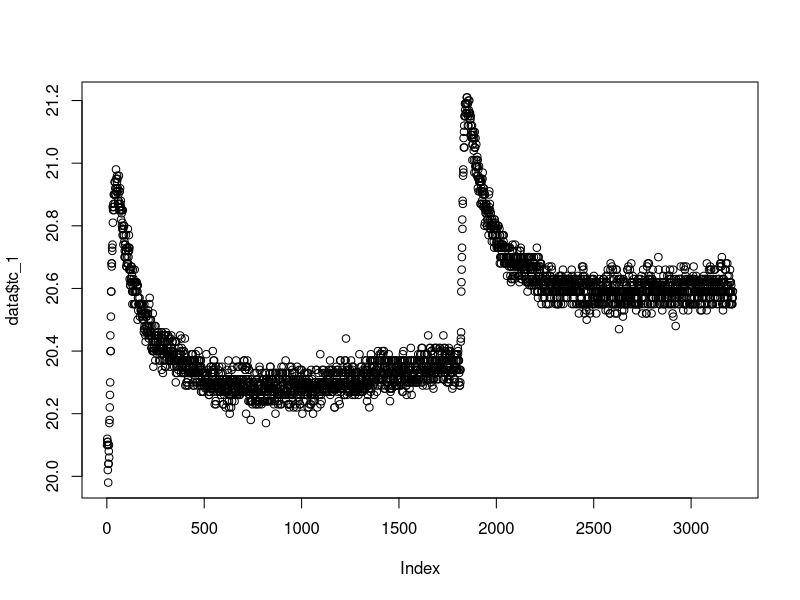
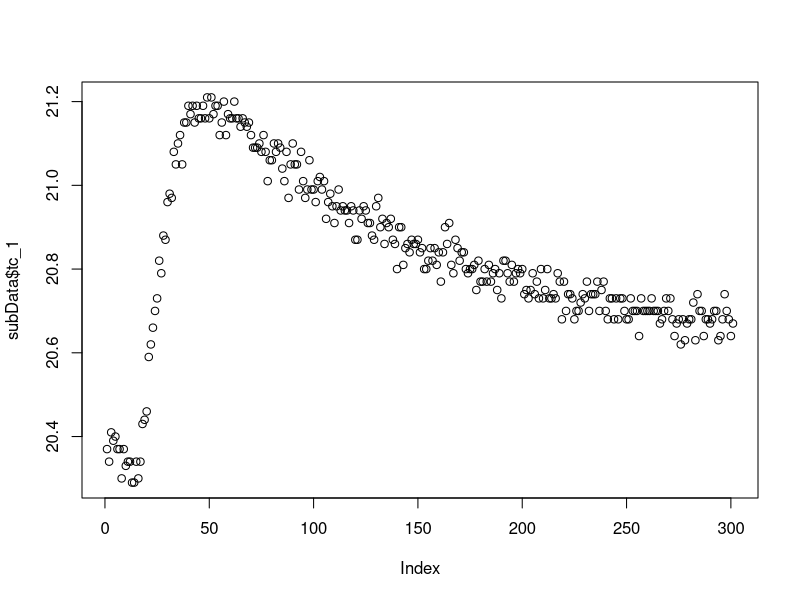
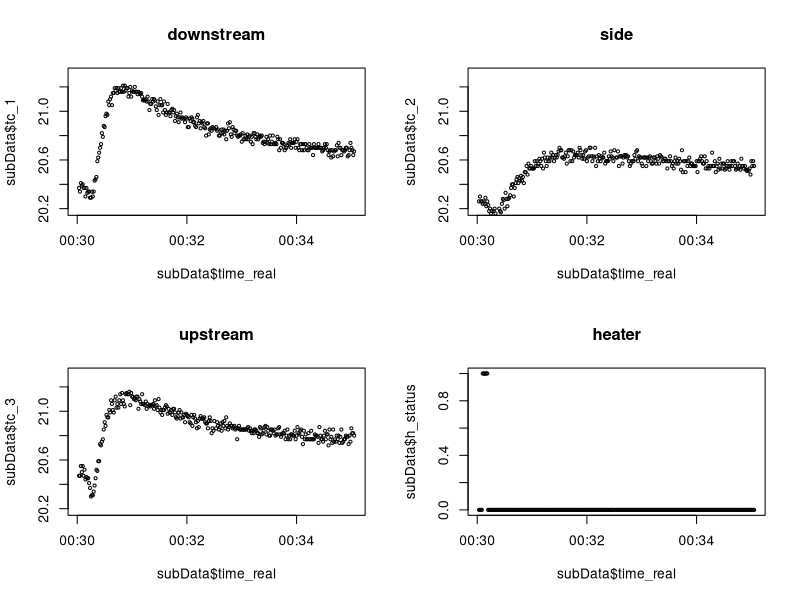

Here is the R script that generated these plots, in order:
setwd("~/Documents/Projects/UAF/sap-flux/data/20161023-650mA/")
##--Load In Data--##
## 650 mA current
## 7.5 volts feeding
## 10.2 ohms
## 11.53 ohms including switching circuit
## tip120 forward resistance == 1.3 ohms

data = data.frame(read.csv("Data21.csv"))
#check to make sure this is correct
names(data) <- c("time", "tc_1", "tc_2", "tc_3", "h_status") 
##tc_1 is upStream
##tc_2 is sideStream
##tc_3 is downStream
data$time_real = as.POSIXct(data$time, origin="1970-01-01") #Convert time to POSIX
for (i in 1:length(data$time)) {
  data$log_interval[i] = data$time[i+1] - data$time[i]
}
par(mfrow=c(1,1))
plot(data$tc_1)
start = (30*60)*1
end = start+300
subData = data[start:end,]
min = min(subData$tc_1) - 0.1
max = max(subData$tc_1) + 0.1
par(mfrow=c(1,1))
plot(subData$tc_1)

par(mfrow=c(2,2))
plot(subData$tc_1~subData$time_real, type='p', pch=1, cex=.5, ylim=c(min, max), main="downstream")
plot(subData$tc_2~subData$time_real, type='p', pch=1, cex=.5, ylim=c(min, max), main="side")
plot(subData$tc_3~subData$time_real, type='p', pch=1, cex=.5, ylim=c(min, max), main="upstream")
plot(subData$h_status~subData$time_real, type='p', pch=1, cex=.5, ylim=c(0, 1), main="heater")

max(subData$tc_1)
max(subData$tc_2)
max(subData$tc_3)

